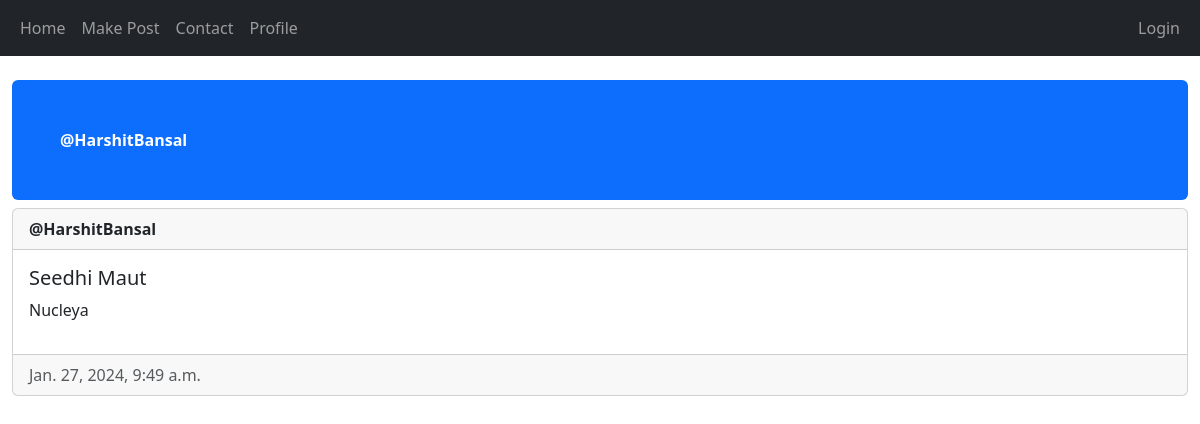
Page /profile/4 on the earlier database version.
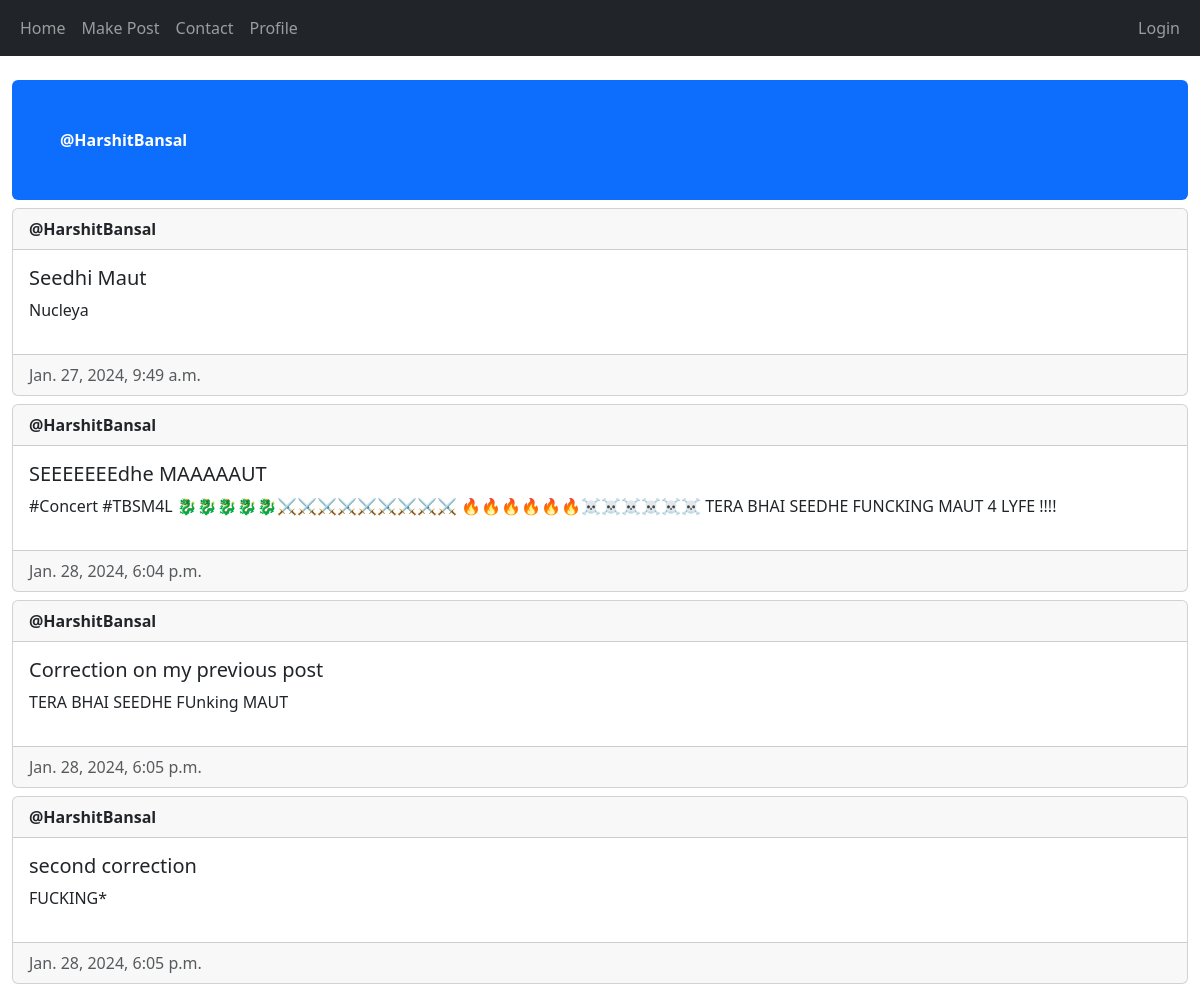
Same page on the later database version.
### main/models.py (models this page shows, shortened)
class Post(models.Model) :
    author = models.ForeignKey(User, on_delete = models.CASCADE)
    title = models.CharField(max_length=200)
    description = models.TextField()
    created_at = models.DateTimeField(auto_now_add=True)
    updated_at = models.DateTimeField(auto_now= True)

### main/views.py (the view)
# urls.py: path('profile/<int:id>', views.profile_view, name="profile"),
def profile_view(request, id) :
    posts = Post.objects.filter(author_id = id)
    viewing = User.objects.filter(id = id).first()
    return render(request, "main/profile.html", {"posts" : posts, "viewing" : viewing})

### main/templates/main/profile.html (shortened to what this page needs)
{% extends "main/base.html" %}
{% block content %}
<div class="mt-4 p-5 bg-primary text-white rounded">
    <div class="card-header"><strong>@{{ viewing.username }}</strong></div>
</div>
{% for post in posts %}
<div class="card mt-2">
    <div class="card-header"><strong>@{{ post.author.username }}</strong></div>
    <div class="card-body d-flex flex-row justify-content-between">
        <div>
            <h5 class="card-title">{{ post.title }}</h5>
            <p>{{post.description}}</p>
        </div>
    </div>
    <div class="card-footer text-muted">{{post.created_at}}</div>
</div>
{% empty %}
<p class="alert-primary"> No posts made by user. </p>
{% endfor %}
{% endblock content %}

### main/templates/main/base.html (shortened to what this page needs)
<!DOCTYPE html>
<html lang="en">
<head>
    <link href="https://cdn.jsdelivr.net/npm/bootstrap@5.3.2/dist/css/bootstrap.min.css" rel="stylesheet">
</head>
<body>
    <nav class="navbar navbar-expand-lg navbar-dark bg-dark">
        <div class="container-fluid">
            <div>
                <ul class="navbar-nav">
                    <li class="nav-item">
                        <a class="nav-link" href="/home">Home</a>
                    </li>
                    <li class="nav-item">
                        <form action ="/create-post">
                            <button type="submit" value="submit" class="nav-link">Make Post</button>
                        </form>
                    </li>
                    <li class="nav-item">
                        <a class="nav-link" href="/contact">Contact</a>
                    </li>
                    <li class="nav-item">
                        <a class="nav-link" href="/my-profile">Profile</a>
                    </li>
                </ul>
            </div>
            <div>
                <ul class="navbar-nav">
                    {% if user.is_authenticated %}
                        <span class="navbar-text">Logged in as {{ user.username }} | </span>
                        <li class="nav-item">
                            <form action="/logout/" method="post">
                                {% csrf_token %}
                                <button class="nav-link" type="submit">Logout</button>
                            </form>
                        </li>
                    {% else %}
                        <li class="nav-item">
                            <a class="nav-link" href="/login">Login</a>
                        </li>
                    {% endif %}
                </ul>
            </div>
        </div>
    </nav>
    <div class="container-fluid">
        {% block content %}
        {% endblock content %}
    </div>
</body>
</html>

Differences in the rows shown:
added Post: author.username "HarshitBansal", title "SEEEEEEEdhe MAAAAAUT", description "#Concert #TBSM4L 🐉🐉🐉🐉🐉⚔️⚔️⚔️⚔️⚔️⚔️⚔️⚔️⚔️ 🔥🔥🔥🔥🔥🔥☠️☠️☠️☠️☠️☠️ TERA BHAI SEEDHE FUNCKING MAUT 4 LYFE !!!!", created_at "Jan. 28, 2024, 6:04 p.m."
added Post: author.username "HarshitBansal", title "Correction on my previous post", description "TERA BHAI SEEDHE FUnking MAUT", created_at "Jan. 28, 2024, 6:05 p.m."
added Post: author.username "HarshitBansal", title "second correction", description "FUCKING*", created_at "Jan. 28, 2024, 6:05 p.m."
